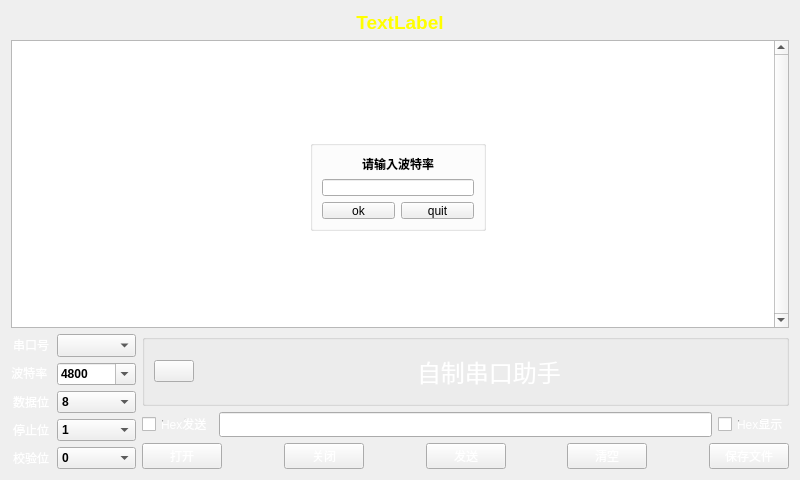
<?xml version="1.0" encoding="UTF-8"?>
<ui version="4.0">
 <class>Widget</class>
 <widget class="QWidget" name="Widget">
  <property name="geometry">
   <rect>
    <x>0</x>
    <y>0</y>
    <width>800</width>
    <height>480</height>
   </rect>
  </property>
  <property name="windowTitle">
   <string>小新的串口助手</string>
  </property>
  <property name="windowIcon">
   <iconset>
    <normaloff>pic/favicon (1).ico</normaloff>pic/favicon (1).ico</iconset>
  </property>
  <property name="autoFillBackground">
   <bool>false</bool>
  </property>
  <layout class="QGridLayout" name="gridLayout_3">
   <item row="0" column="0">
    <layout class="QGridLayout" name="gridLayout">
     <item row="2" column="1">
      <layout class="QVBoxLayout" name="verticalLayout_3">
       <item>
        <widget class="QGroupBox" name="groupBox">
         <property name="styleSheet">
          <string notr="true">background-image: url(:/pic/bg.jpg);
color: qlineargradient(spread:pad, x1:0, y1:0, x2:1, y2:1, stop:0 rgba(0, 0, 0, 255), stop:0.1875 rgba(255, 255, 255, 255));</string>
         </property>
         <property name="title">
          <string/>
         </property>
         <layout class="QHBoxLayout" name="horizontalLayout_3">
          <item>
           <widget class="QPushButton" name="pushButton">
            <property name="styleSheet">
             <string notr="true">border-image: url(:/images/dino.png);</string>
            </property>
            <property name="text">
             <string/>
            </property>
           </widget>
          </item>
          <item>
           <spacer name="horizontalSpacer_7">
            <property name="orientation">
             <enum>Qt::Orientation::Horizontal</enum>
            </property>
            <property name="sizeHint" stdset="0">
             <size>
              <width>139</width>
              <height>20</height>
             </size>
            </property>
           </spacer>
          </item>
          <item>
           <widget class="QLabel" name="label_6">
            <property name="font">
             <font>
              <pointsize>18</pointsize>
             </font>
            </property>
            <property name="styleSheet">
             <string notr="true">background-image: url(:/pic/bg.jpg);
color: qlineargradient(spread:pad, x1:0, y1:0, x2:1, y2:1, stop:0 rgba(0, 0, 0, 255), stop:0.1875 rgba(255, 255, 255, 255));</string>
            </property>
            <property name="text">
             <string>自制串口助手</string>
            </property>
           </widget>
          </item>
          <item>
           <spacer name="horizontalSpacer_6">
            <property name="orientation">
             <enum>Qt::Orientation::Horizontal</enum>
            </property>
            <property name="sizeHint" stdset="0">
             <size>
              <width>139</width>
              <height>20</height>
             </size>
            </property>
           </spacer>
          </item>
         </layout>
        </widget>
       </item>
       <item>
        <layout class="QHBoxLayout" name="horizontalLayout_4">
         <item>
          <widget class="QCheckBox" name="sendHexBox">
           <property name="styleSheet">
            <string notr="true">background-image: url(:/pic/bg.jpg);
color: qlineargradient(spread:pad, x1:0, y1:0, x2:1, y2:1, stop:0 rgba(0, 0, 0, 255), stop:0.1875 rgba(255, 255, 255, 255));</string>
           </property>
           <property name="text">
            <string>Hex发送</string>
           </property>
          </widget>
         </item>
         <item>
          <widget class="QLineEdit" name="sendEdit">
           <property name="font">
            <font>
             <family>微软雅黑</family>
             <pointsize>9</pointsize>
             <italic>false</italic>
             <bold>false</bold>
            </font>
           </property>
           <property name="styleSheet">
            <string notr="true">border-image: url(:/pic/true.jfif);
font: 9pt &quot;微软雅黑&quot;;
</string>
           </property>
           <property name="cursorPosition">
            <number>0</number>
           </property>
           <property name="cursorMoveStyle">
            <enum>Qt::CursorMoveStyle::LogicalMoveStyle</enum>
           </property>
          </widget>
         </item>
         <item>
          <widget class="QCheckBox" name="recvHexBox">
           <property name="styleSheet">
            <string notr="true">background-image: url(:/pic/bg.jpg);
color: qlineargradient(spread:pad, x1:0, y1:0, x2:1, y2:1, stop:0 rgba(0, 0, 0, 255), stop:0.1875 rgba(255, 255, 255, 255));</string>
           </property>
           <property name="text">
            <string>Hex显示</string>
           </property>
          </widget>
         </item>
        </layout>
       </item>
       <item>
        <layout class="QHBoxLayout" name="horizontalLayout_2">
         <item>
          <widget class="QPushButton" name="openButton">
           <property name="styleSheet">
            <string notr="true">background-image: url(:/pic/bg.jpg);
color: qlineargradient(spread:pad, x1:0, y1:0, x2:1, y2:1, stop:0 rgba(0, 0, 0, 255), stop:0.1875 rgba(255, 255, 255, 255));</string>
           </property>
           <property name="text">
            <string>打开</string>
           </property>
          </widget>
         </item>
         <item>
          <spacer name="horizontalSpacer">
           <property name="orientation">
            <enum>Qt::Orientation::Horizontal</enum>
           </property>
           <property name="sizeHint" stdset="0">
            <size>
             <width>28</width>
             <height>20</height>
            </size>
           </property>
          </spacer>
         </item>
         <item>
          <widget class="QPushButton" name="closeButton">
           <property name="styleSheet">
            <string notr="true">background-image: url(:/pic/bg.jpg);
color: qlineargradient(spread:pad, x1:0, y1:0, x2:1, y2:1, stop:0 rgba(0, 0, 0, 255), stop:0.1875 rgba(255, 255, 255, 255));</string>
           </property>
           <property name="text">
            <string>关闭</string>
           </property>
          </widget>
         </item>
         <item>
          <spacer name="horizontalSpacer_2">
           <property name="orientation">
            <enum>Qt::Orientation::Horizontal</enum>
           </property>
           <property name="sizeHint" stdset="0">
            <size>
             <width>28</width>
             <height>20</height>
            </size>
           </property>
          </spacer>
         </item>
         <item>
          <widget class="QPushButton" name="sendButton">
           <property name="styleSheet">
            <string notr="true">background-image: url(:/pic/bg.jpg);
color: qlineargradient(spread:pad, x1:0, y1:0, x2:1, y2:1, stop:0 rgba(0, 0, 0, 255), stop:0.1875 rgba(255, 255, 255, 255));</string>
           </property>
           <property name="text">
            <string>发送</string>
           </property>
          </widget>
         </item>
         <item>
          <spacer name="horizontalSpacer_3">
           <property name="orientation">
            <enum>Qt::Orientation::Horizontal</enum>
           </property>
           <property name="sizeHint" stdset="0">
            <size>
             <width>28</width>
             <height>20</height>
            </size>
           </property>
          </spacer>
         </item>
         <item>
          <widget class="QPushButton" name="cleanButton">
           <property name="styleSheet">
            <string notr="true">background-image: url(:/pic/bg.jpg);
color: qlineargradient(spread:pad, x1:0, y1:0, x2:1, y2:1, stop:0 rgba(0, 0, 0, 255), stop:0.1875 rgba(255, 255, 255, 255));</string>
           </property>
           <property name="text">
            <string>清空</string>
           </property>
          </widget>
         </item>
         <item>
          <spacer name="horizontalSpacer_4">
           <property name="orientation">
            <enum>Qt::Orientation::Horizontal</enum>
           </property>
           <property name="sizeHint" stdset="0">
            <size>
             <width>28</width>
             <height>20</height>
            </size>
           </property>
          </spacer>
         </item>
         <item>
          <widget class="QPushButton" name="saveButton">
           <property name="styleSheet">
            <string notr="true">background-image: url(:/pic/bg.jpg);
color: qlineargradient(spread:pad, x1:0, y1:0, x2:1, y2:1, stop:0 rgba(0, 0, 0, 255), stop:0.1875 rgba(255, 255, 255, 255));</string>
           </property>
           <property name="text">
            <string>保存文件</string>
           </property>
          </widget>
         </item>
        </layout>
       </item>
      </layout>
     </item>
     <item row="0" column="0" colspan="2">
      <widget class="QLabel" name="label_8">
       <property name="font">
        <font>
         <pointsize>14</pointsize>
         <bold>true</bold>
         <kerning>true</kerning>
        </font>
       </property>
       <property name="styleSheet">
        <string notr="true">background-image: url(:/pic/bg.jpg);
color: rgb(255, 255, 0);</string>
       </property>
       <property name="text">
        <string>TextLabel</string>
       </property>
       <property name="alignment">
        <set>Qt::AlignmentFlag::AlignCenter</set>
       </property>
      </widget>
     </item>
     <item row="2" column="0">
      <layout class="QHBoxLayout" name="horizontalLayout">
       <item>
        <layout class="QVBoxLayout" name="verticalLayout">
         <item>
          <widget class="QLabel" name="label">
           <property name="styleSheet">
            <string notr="true">background-image: url(:/pic/bg.jpg);
color: qlineargradient(spread:pad, x1:0, y1:0, x2:1, y2:1, stop:0 rgba(0, 0, 0, 255), stop:0.1875 rgba(255, 255, 255, 255));</string>
           </property>
           <property name="text">
            <string>串口号</string>
           </property>
           <property name="alignment">
            <set>Qt::AlignmentFlag::AlignCenter</set>
           </property>
          </widget>
         </item>
         <item>
          <widget class="QLabel" name="label_2">
           <property name="styleSheet">
            <string notr="true">background-image: url(:/pic/bg.jpg);
color: qlineargradient(spread:pad, x1:0, y1:0, x2:1, y2:1, stop:0 rgba(0, 0, 0, 255), stop:0.1875 rgba(255, 255, 255, 255));</string>
           </property>
           <property name="text">
            <string>波特率 </string>
           </property>
           <property name="alignment">
            <set>Qt::AlignmentFlag::AlignCenter</set>
           </property>
          </widget>
         </item>
         <item>
          <widget class="QLabel" name="label_3">
           <property name="styleSheet">
            <string notr="true">background-image: url(:/pic/bg.jpg);
color: qlineargradient(spread:pad, x1:0, y1:0, x2:1, y2:1, stop:0 rgba(0, 0, 0, 255), stop:0.1875 rgba(255, 255, 255, 255));</string>
           </property>
           <property name="text">
            <string>数据位</string>
           </property>
           <property name="alignment">
            <set>Qt::AlignmentFlag::AlignCenter</set>
           </property>
          </widget>
         </item>
         <item>
          <widget class="QLabel" name="label_4">
           <property name="styleSheet">
            <string notr="true">background-image: url(:/pic/bg.jpg);
color: qlineargradient(spread:pad, x1:0, y1:0, x2:1, y2:1, stop:0 rgba(0, 0, 0, 255), stop:0.1875 rgba(255, 255, 255, 255));</string>
           </property>
           <property name="text">
            <string>停止位</string>
           </property>
           <property name="alignment">
            <set>Qt::AlignmentFlag::AlignCenter</set>
           </property>
          </widget>
         </item>
         <item>
          <widget class="QLabel" name="label_5">
           <property name="styleSheet">
            <string notr="true">background-image: url(:/pic/bg.jpg);
color: qlineargradient(spread:pad, x1:0, y1:0, x2:1, y2:1, stop:0 rgba(0, 0, 0, 255), stop:0.1875 rgba(255, 255, 255, 255));</string>
           </property>
           <property name="text">
            <string>校验位</string>
           </property>
           <property name="alignment">
            <set>Qt::AlignmentFlag::AlignCenter</set>
           </property>
          </widget>
         </item>
        </layout>
       </item>
       <item>
        <layout class="QVBoxLayout" name="verticalLayout_2">
         <item>
          <widget class="QComboBox" name="serianumBox">
           <property name="font">
            <font>
             <pointsize>10</pointsize>
             <bold>true</bold>
            </font>
           </property>
           <property name="styleSheet">
            <string notr="true">border-image: url(:/pic/true.jfif);</string>
           </property>
          </widget>
         </item>
         <item>
          <widget class="QComboBox" name="botolvBox">
           <property name="font">
            <font>
             <bold>true</bold>
            </font>
           </property>
           <property name="cursor">
            <cursorShape>ArrowCursor</cursorShape>
           </property>
           <property name="styleSheet">
            <string notr="true">border-image: url(:/pic/true.jfif);</string>
           </property>
           <property name="editable">
            <bool>true</bool>
           </property>
           <property name="frame">
            <bool>true</bool>
           </property>
           <item>
            <property name="text">
             <string>4800</string>
            </property>
           </item>
           <item>
            <property name="text">
             <string>9600</string>
            </property>
           </item>
           <item>
            <property name="text">
             <string>115200</string>
            </property>
           </item>
           <item>
            <property name="text">
             <string>2000000</string>
            </property>
           </item>
           <item>
            <property name="text">
             <string>Custom</string>
            </property>
           </item>
          </widget>
         </item>
         <item>
          <widget class="QComboBox" name="databitBox">
           <property name="font">
            <font>
             <bold>true</bold>
            </font>
           </property>
           <property name="styleSheet">
            <string notr="true">border-image: url(:/pic/true.jfif);</string>
           </property>
           <item>
            <property name="text">
             <string>8</string>
            </property>
           </item>
           <item>
            <property name="text">
             <string>5</string>
            </property>
           </item>
           <item>
            <property name="text">
             <string>6</string>
            </property>
           </item>
           <item>
            <property name="text">
             <string>7</string>
            </property>
           </item>
          </widget>
         </item>
         <item>
          <widget class="QComboBox" name="stopbitBox">
           <property name="font">
            <font>
             <bold>true</bold>
            </font>
           </property>
           <property name="autoFillBackground">
            <bool>false</bool>
           </property>
           <property name="styleSheet">
            <string notr="true">border-image: url(:/pic/true.jfif);</string>
           </property>
           <property name="frame">
            <bool>true</bool>
           </property>
           <item>
            <property name="text">
             <string>1</string>
            </property>
           </item>
           <item>
            <property name="text">
             <string>1.5</string>
            </property>
           </item>
           <item>
            <property name="text">
             <string>2</string>
            </property>
           </item>
          </widget>
         </item>
         <item>
          <widget class="QComboBox" name="jiaoyanBox">
           <property name="font">
            <font>
             <bold>true</bold>
            </font>
           </property>
           <property name="styleSheet">
            <string notr="true">border-image: url(:/pic/true.jfif);</string>
           </property>
           <item>
            <property name="text">
             <string>0</string>
            </property>
           </item>
           <item>
            <property name="text">
             <string>1</string>
            </property>
           </item>
           <item>
            <property name="text">
             <string>2</string>
            </property>
           </item>
          </widget>
         </item>
        </layout>
       </item>
      </layout>
     </item>
     <item row="1" column="0" colspan="2">
      <widget class="QPlainTextEdit" name="recvTextEdit">
       <property name="autoFillBackground">
        <bool>false</bool>
       </property>
       <property name="styleSheet">
        <string notr="true">background-image: url(:/pic/bg.jpg);</string>
       </property>
       <property name="lineWidth">
        <number>4</number>
       </property>
       <property name="verticalScrollBarPolicy">
        <enum>Qt::ScrollBarPolicy::ScrollBarAlwaysOn</enum>
       </property>
       <property name="tabChangesFocus">
        <bool>false</bool>
       </property>
       <property name="undoRedoEnabled">
        <bool>false</bool>
       </property>
       <property name="readOnly">
        <bool>false</bool>
       </property>
       <property name="plainText">
        <string/>
       </property>
       <property name="cursorWidth">
        <number>3</number>
       </property>
       <property name="maximumBlockCount">
        <number>0</number>
       </property>
       <property name="backgroundVisible">
        <bool>false</bool>
       </property>
      </widget>
     </item>
    </layout>
   </item>
  </layout>
  <widget class="QGroupBox" name="groupBox_2">
   <property name="geometry">
    <rect>
     <x>310</x>
     <y>140</y>
     <width>176</width>
     <height>91</height>
    </rect>
   </property>
   <property name="styleSheet">
    <string notr="true">background-image: url(:/pic/true.jfif);
</string>
   </property>
   <property name="title">
    <string/>
   </property>
   <layout class="QGridLayout" name="gridLayout_2">
    <item row="2" column="1">
     <widget class="QPushButton" name="quitButton">
      <property name="text">
       <string>quit</string>
      </property>
     </widget>
    </item>
    <item row="1" column="0" colspan="2">
     <widget class="QLineEdit" name="botolvEdit">
      <property name="styleSheet">
       <string notr="true">background-image: url(:/pic/true.jfif);</string>
      </property>
     </widget>
    </item>
    <item row="2" column="0">
     <widget class="QPushButton" name="okButton">
      <property name="text">
       <string>ok</string>
      </property>
     </widget>
    </item>
    <item row="0" column="0" colspan="2">
     <widget class="QLabel" name="label_7">
      <property name="font">
       <font>
        <bold>true</bold>
       </font>
      </property>
      <property name="focusPolicy">
       <enum>Qt::FocusPolicy::WheelFocus</enum>
      </property>
      <property name="text">
       <string>请输入波特率</string>
      </property>
      <property name="alignment">
       <set>Qt::AlignmentFlag::AlignCenter</set>
      </property>
     </widget>
    </item>
   </layout>
  </widget>
  <zorder>layoutWidget</zorder>
  <zorder>layoutWidget</zorder>
  <zorder>layoutWidget</zorder>
  <zorder>recvTextEdit</zorder>
  <zorder>label_8</zorder>
  <zorder>groupBox_2</zorder>
 </widget>
 <resources/>
 <connections/>
</ui>
